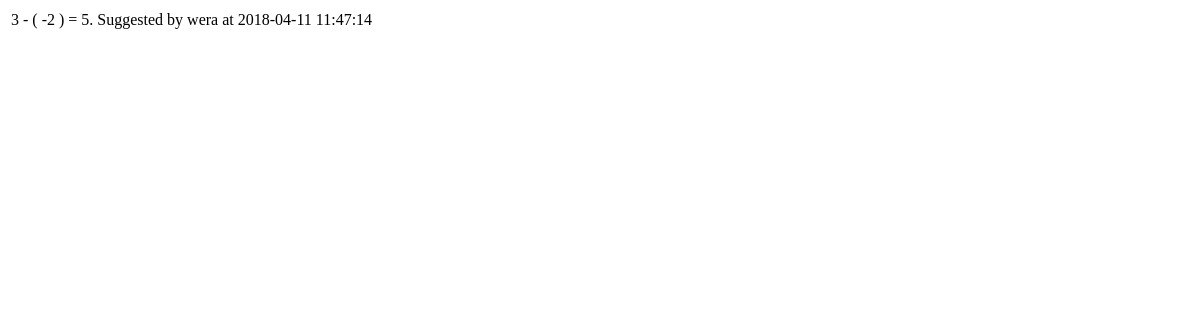
Before: /ariphmetics/answer_list with the older database file.
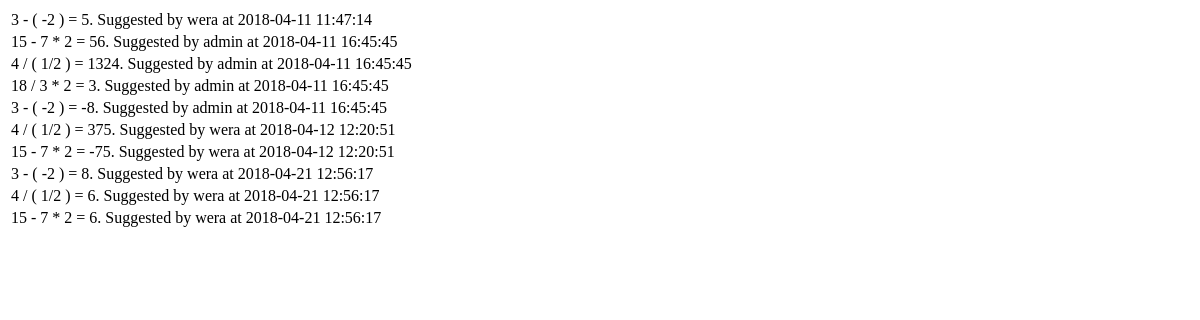
After: the same page with the newer database file.
### ariphmetics/models.py (models this page shows)
class Answer(models.Model):
    answer = models.IntegerField()
    author = models.ForeignKey(
        User,
        on_delete=models.CASCADE,
        default=0)
    question = models.ForeignKey(
        Question,
        on_delete=models.CASCADE,
        default=0)
    dt = models.DateTimeField(auto_now=True)
    def __str__(self):
        return "%s %i. Suggested by %s at %s" % (
            str(self.question),
            self.answer,
            self.author,
            self.dt.strftime("%Y-%m-%d %H:%M:%S")
            )

class Question(models.Model):
    question_text = models.CharField(max_length=16)
    right_answer = models.IntegerField()
    def __str__(self):
        return self.question_text + " = "

### ariphmetics/views.py (the view)
# urls.py: path('answer_list', views.answer_list),
def answer_list(request):
    context = {"listelems": Answer.objects.all()}
    return render(request, "list.html", context)

### ariphmetics/templates/list.html
<head>
<link rel="stylesheet" type="text/css" href="style.css" />
</head>
<body>
    {% if listelems %}
    <table>
    {% for i in listelems %}
    <tr><td><p>{{i}}</p></td></tr>
    {% endfor %}
    </table>
    {% else %}
    <p>List listelems is not passed</p>
    {% endif %}
</body>

Changed rows visible on the page:
added Answer: question+answer+author "15 - 7 * 2 = 56. Suggested by admin at 2018-04-11 16:45:45"
added Answer: question+answer+author "4 / ( 1/2 ) = 1324. Suggested by admin at 2018-04-11 16:45:45"
added Answer: question+answer+author "18 / 3 * 2 = 3. Suggested by admin at 2018-04-11 16:45:45"
added Answer: question+answer+author "3 - ( -2 ) = -8. Suggested by admin at 2018-04-11 16:45:45"
added Answer: question+answer+author "4 / ( 1/2 ) = 375. Suggested by wera at 2018-04-12 12:20:51"
added Answer: question+answer+author "15 - 7 * 2 = -75. Suggested by wera at 2018-04-12 12:20:51"
added Answer: question+answer+author "3 - ( -2 ) = 8. Suggested by wera at 2018-04-21 12:56:17"
added Answer: question+answer+author "4 / ( 1/2 ) = 6. Suggested by wera at 2018-04-21 12:56:17"
added Answer: question+answer+author "15 - 7 * 2 = 6. Suggested by wera at 2018-04-21 12:56:17"
